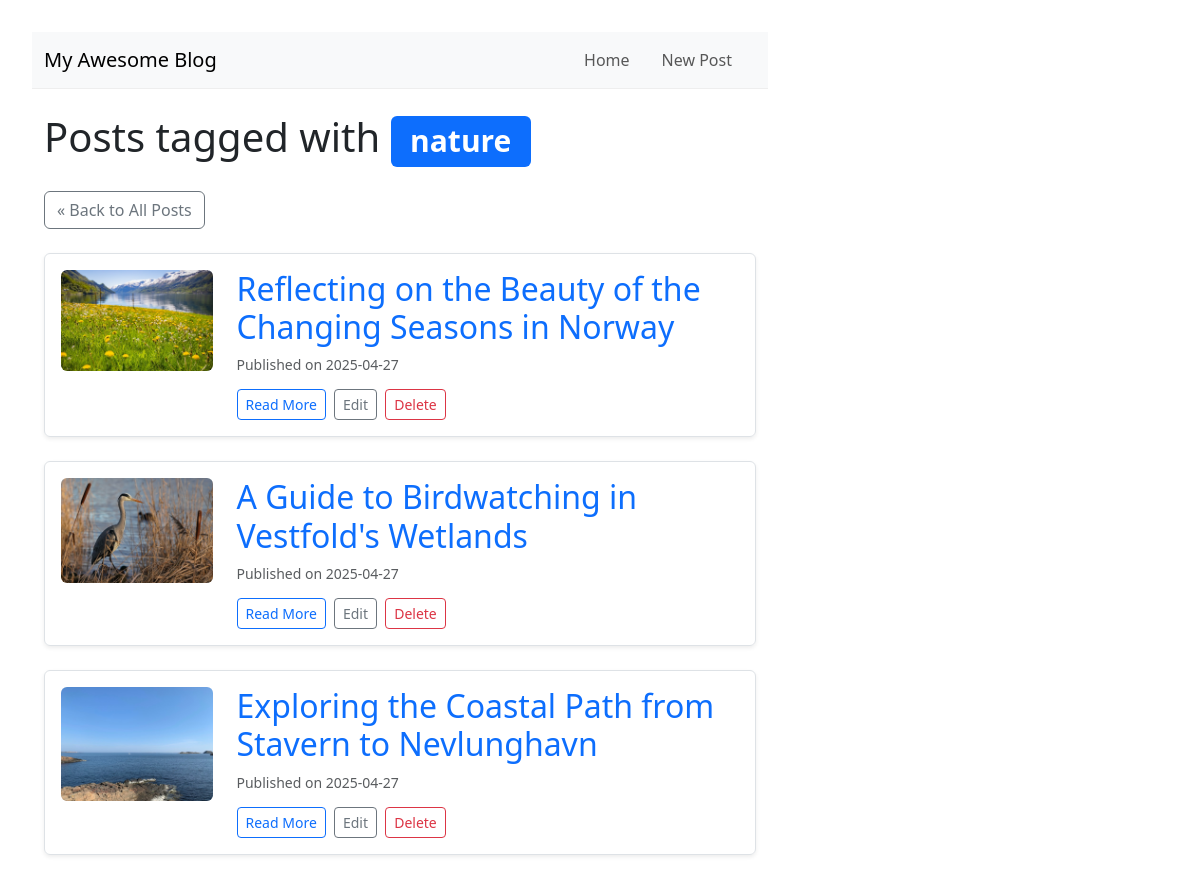
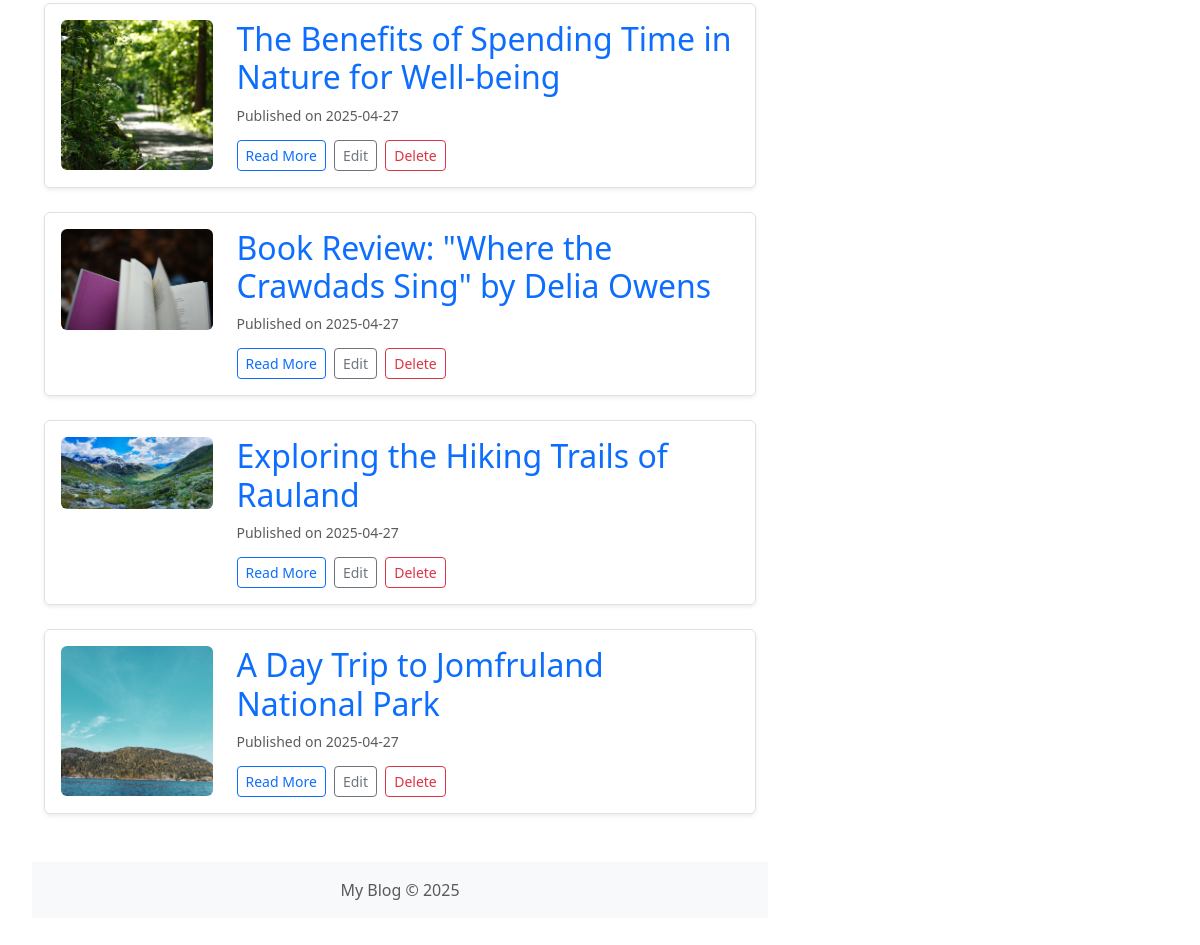
The app's page /tag/nature with its own data (2 pictures, top to bottom).
### tables this page shows
CREATE TABLE posts (
    id INTEGER PRIMARY KEY AUTOINCREMENT, -- Unique identifier for each post
    title TEXT NOT NULL,                  -- Title of the blog post
    content TEXT NOT NULL,                -- Main body/content of the post
    published_date TIMESTAMP NOT NULL DEFAULT CURRENT_TIMESTAMP, -- When the post was created/published
    image_filename TEXt NULL               -- images 
);

### app.py (the view)
@app.route('/tag/<string:tag_name>')
def posts_by_tag(tag_name):
    try:
        posts = db.get_posts_by_tag(tag_name)
        return render_template('tag_posts.html', tag_name=tag_name, posts=posts)
    except Exception as e:
        app.logger.error(f"Error fetching posts for tag '{tag_name}': {e}")
        return "<h1>An error occurred fetching posts for this tag.</h1>", 500

### app.py (called while the page is built)
@app.context_processor
def inject_now():
    return {'now': datetime.datetime.now(timezone.utc)}

### db.py (called while the page is built)
def get_db():
    if 'db' not in g:
        db_path = current_app.config.get('DATABASE', DEFAULT_DATABASE_PATH)
        try:
            g.db = sqlite3.connect(
                db_path,
                detect_types=sqlite3.PARSE_DECLTYPES | sqlite3.PARSE_COLNAMES
            )
            g.db.row_factory = sqlite3.Row # Keep using Row factory
        except sqlite3.Error as e:
            current_app.logger.error(f"Database connection failed for {db_path}: {e}")
            raise e # Or handle more gracefully
    return g.db

def get_posts_by_tag(tag_name):
    conn = get_db()
    try:
        posts = conn.execute("""
            SELECT p.id, p.title, p.content, p.published_date, p.image_filename -- Add image_filename
            FROM posts p
            JOIN post_tags pt ON p.id = pt.post_id
            JOIN tags t ON pt.tag_id = t.id
            WHERE t.name = ?
            ORDER BY p.published_date DESC
        """, (tag_name,)).fetchall()
        return posts
    except sqlite3.Error as e:
        current_app.logger.error(f"DB error in get_posts_by_tag for tag '{tag_name}': {e}")
        return []

### templates/tag_posts.html (shortened to what this page needs)
{% extends 'base.html' %}
{% block content %}
    <h1 class="mb-4">Posts tagged with <span class="badge bg-primary">{{ tag_name }}</span></h1>
    <a href="{{ url_for('index') }}" class="btn btn-outline-secondary mb-4">&laquo; Back to All Posts</a>
    {% if posts %}
        {% for post in posts %}
        <article class="post-summary mb-4 p-3 border rounded shadow-sm">
            <div class="row">
                {% if post.image_filename %}
                <div class="col-md-3 mb-3 mb-md-0">
                    <a href="{{ url_for('post', post_id=post.id) }}">
                        <img src="{{ url_for('static', filename=post.image_filename) }}" alt="{{ post.title }}" class="img-fluid rounded" style="max-height: 150px; object-fit: cover; width: 100%;">
                    </a>
                </div>
                <div class="col-md-9">
                {% else %}
                <div class="col-md-12">
                {% endif %}
                    <h2><a href="{{ url_for('post', post_id=post.id) }}" class="text-decoration-none">{{ post.title }}</a></h2>
                    <p class="post-meta text-muted small">
                        Published on {{ post.published_date.strftime('%Y-%m-%d') }}
                    </p>
                    <div class="post-actions mt-2">
                        <a href="{{ url_for('post', post_id=post.id) }}" class="btn btn-sm btn-outline-primary me-1">Read More</a>
                        <a href="{{ url_for('edit_post', post_id=post.id) }}" class="btn btn-sm btn-outline-secondary me-1">Edit</a>
                        <form action="{{ url_for('delete_post_route', post_id=post.id) }}" method="post" style="display: inline;" onsubmit="return confirm('Are you sure you want to delete this post?');">
                            <button type="submit" class="btn btn-sm btn-outline-danger">Delete</button>
                        </form>
                    </div>
                </div>
            </div>
        </article>
        {% endfor %}
    {% else %}
        <div class="alert alert-info">
            No posts found with the tag "{{ tag_name }}".
        </div>
    {% endif %}
{% endblock %}

### static/style.css (style rules this page uses)
body { font-family: -apple-system, BlinkMacSystemFont, "Segoe UI", Roboto, "Helvetica Neue", Arial, sans-serif; line-height: 1.6; margin: 0 auto; max-width: 800px; padding: 2em; color: #333; background-color: #fdfdfd; }
h1, h2 { color: #2a2a2a; margin-bottom: 0.5em; }
h1 { font-size: 2.5em; }
h2 { font-size: 1.8em; }
article { border-bottom: 1px solid #eee; padding-bottom: 1.5em; margin-bottom: 1.5em; }
article:last-of-type { border-bottom: none; }
.post-meta { color: #666; font-size: 0.9em; margin-bottom: 1em; }
form button { padding: 10px 15px; background-color: #28a745; color: white; border: none; border-radius: 4px; cursor: pointer; font-size: 1em; }

### records on screen
posts: image_filename (picture), title "Reflecting on the Beauty of the Changing Seasons in Norway", published_date "2025-04-27"
posts: image_filename (picture), title "A Guide to Birdwatching in Vestfold's Wetlands", published_date "2025-04-27"
posts: image_filename (picture), title "Exploring the Coastal Path from Stavern to Nevlunghavn", published_date "2025-04-27"
posts: image_filename (picture), title "The Benefits of Spending Time in Nature for Well-being", published_date "2025-04-27"
posts: image_filename (picture), title "Book Review: \"Where the Crawdads Sing\" by Delia Owens", published_date "2025-04-27"
posts: image_filename (picture), title "Exploring the Hiking Trails of Rauland", published_date "2025-04-27"
posts: image_filename (picture), title "A Day Trip to Jomfruland National Park", published_date "2025-04-27"

### other values on screen
{{ tag_name }} "nature"
